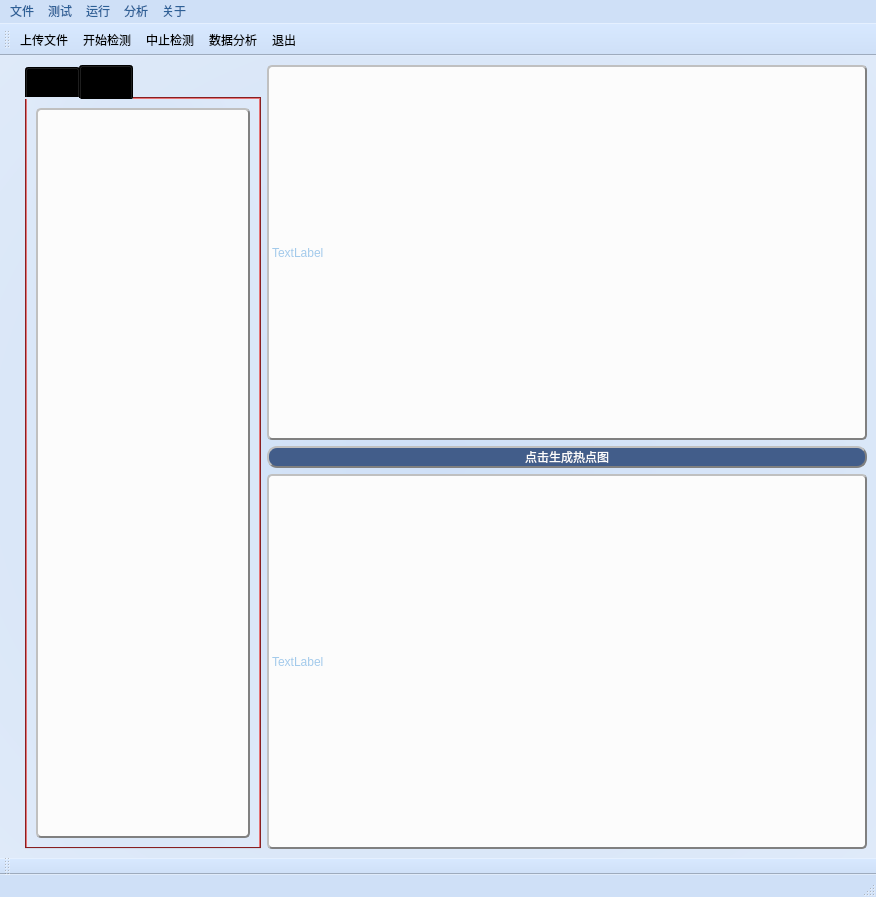
<?xml version="1.0" encoding="UTF-8"?>
<ui version="4.0">
 <class>MainWindow</class>
 <widget class="QMainWindow" name="MainWindow">
  <property name="geometry">
   <rect>
    <x>0</x>
    <y>0</y>
    <width>876</width>
    <height>897</height>
   </rect>
  </property>
  <property name="minimumSize">
   <size>
    <width>0</width>
    <height>0</height>
   </size>
  </property>
  <property name="cursor">
   <cursorShape>ArrowCursor</cursorShape>
  </property>
  <property name="mouseTracking">
   <bool>false</bool>
  </property>
  <property name="tabletTracking">
   <bool>false</bool>
  </property>
  <property name="focusPolicy">
   <enum>Qt::NoFocus</enum>
  </property>
  <property name="contextMenuPolicy">
   <enum>Qt::DefaultContextMenu</enum>
  </property>
  <property name="windowTitle">
   <string>软包装检测</string>
  </property>
  <property name="windowIcon">
   <iconset resource="pic.qrc">
    <normaloff>:/新前缀/165.png</normaloff>:/新前缀/165.png</iconset>
  </property>
  <property name="styleSheet">
   <string notr="true">QMainWindow{
	
	background-color: rgb(207, 224, 247);
	
}</string>
  </property>
  <property name="iconSize">
   <size>
    <width>100</width>
    <height>50</height>
   </size>
  </property>
  <property name="toolButtonStyle">
   <enum>Qt::ToolButtonIconOnly</enum>
  </property>
  <widget class="QWidget" name="centralwidget">
   <property name="styleSheet">
    <string notr="true">QWidget{
	background-color: qradialgradient(spread:pad, cx:0.5, cy:0.5, radius:2, fx:0.5, fy:0.5, stop:0 rgba(207, 224, 247), stop:1 rgba(252, 252, 252, 255));

	
	
}
</string>
   </property>
   <layout class="QHBoxLayout" name="horizontalLayout">
    <item>
     <layout class="QVBoxLayout" name="verticalLayout_4" stretch="0">
      <property name="spacing">
       <number>7</number>
      </property>
      <property name="leftMargin">
       <number>16</number>
      </property>
      <property name="topMargin">
       <number>0</number>
      </property>
      <property name="rightMargin">
       <number>0</number>
      </property>
      <property name="bottomMargin">
       <number>0</number>
      </property>
      <item>
       <widget class="QTabWidget" name="tabWidget">
        <property name="minimumSize">
         <size>
          <width>0</width>
          <height>4</height>
         </size>
        </property>
        <property name="maximumSize">
         <size>
          <width>302</width>
          <height>10000</height>
         </size>
        </property>
        <property name="font">
         <font>
          <family>百度综艺简体</family>
          <pointsize>11</pointsize>
          <weight>50</weight>
          <italic>false</italic>
          <bold>false</bold>
         </font>
        </property>
        <property name="whatsThis">
         <string>&lt;html&gt;&lt;head/&gt;&lt;body&gt;&lt;p&gt;&lt;br/&gt;&lt;/p&gt;&lt;/body&gt;&lt;/html&gt;</string>
        </property>
        <property name="styleSheet">
         <string notr="true">QTabWidget{	
font: 11pt &quot;百度综艺简体&quot;;

	background-color: rgb(190, 43, 46);
border-radius: 1px;
border:1px groove gray;
border-style: outset;
	color: rgb(253, 253, 253);

}</string>
        </property>
        <property name="currentIndex">
         <number>1</number>
        </property>
        <widget class="QWidget" name="tab_zc">
         <attribute name="title">
          <string>正常</string>
         </attribute>
         <layout class="QVBoxLayout" name="verticalLayout_2">
          <item>
           <widget class="QListWidget" name="zc">
            <property name="minimumSize">
             <size>
              <width>200</width>
              <height>0</height>
             </size>
            </property>
            <property name="maximumSize">
             <size>
              <width>300</width>
              <height>10000</height>
             </size>
            </property>
            <property name="styleSheet">
             <string notr="true">QListView{
 font: 11pt &quot;微软雅黑&quot;;
 background-color: rgb(252, 252, 252);
border-radius: 5px;
border:2px groove gray;
border-style: outset;
	color: rgb(0, 0, 0);
}</string>
            </property>
            <property name="defaultDropAction">
             <enum>Qt::MoveAction</enum>
            </property>
            <property name="sortingEnabled">
             <bool>false</bool>
            </property>
           </widget>
          </item>
         </layout>
        </widget>
        <widget class="QWidget" name="tab_yc">
         <attribute name="title">
          <string>异常</string>
         </attribute>
         <layout class="QVBoxLayout" name="verticalLayout">
          <item>
           <widget class="QListWidget" name="yc">
            <property name="styleSheet">
             <string notr="true">QListView{
 font: 11pt &quot;微软雅黑&quot;;
 background-color: rgb(252, 252, 252);
border-radius: 5px;
border:2px groove gray;
border-style: outset;
	color: rgb(0, 0, 0);
}</string>
            </property>
           </widget>
          </item>
         </layout>
        </widget>
       </widget>
      </item>
     </layout>
    </item>
    <item>
     <layout class="QVBoxLayout" name="verticalLayout_3">
      <item>
       <widget class="QLabel" name="label_1">
        <property name="minimumSize">
         <size>
          <width>600</width>
          <height>300</height>
         </size>
        </property>
        <property name="maximumSize">
         <size>
          <width>600</width>
          <height>400</height>
         </size>
        </property>
        <property name="styleSheet">
         <string notr="true">QLabel{
 font: 11pt &quot;微软雅黑&quot;;
 background-color: rgb(252, 252, 252);
border-radius: 5px;
border:2px groove gray;
border-style: outset;
color:rgb(163, 202, 235)
}</string>
        </property>
        <property name="text">
         <string>TextLabel</string>
        </property>
       </widget>
      </item>
      <item>
       <widget class="QPushButton" name="pushButton_2">
        <property name="styleSheet">
         <string notr="true">QPushButton

{
	font: 10pt &quot;百度综艺简体&quot;;
	
	background-color: rgb(66, 93, 138);
border-radius:10px;
border:2px groove gray;
border-style: outset;
	color: rgb(252, 252, 252);
}
</string>
        </property>
        <property name="text">
         <string>点击生成热点图</string>
        </property>
       </widget>
      </item>
      <item>
       <widget class="QLabel" name="label_2">
        <property name="minimumSize">
         <size>
          <width>390</width>
          <height>300</height>
         </size>
        </property>
        <property name="maximumSize">
         <size>
          <width>600</width>
          <height>400</height>
         </size>
        </property>
        <property name="styleSheet">
         <string notr="true">QLabel{
 font: 11pt &quot;微软雅黑&quot;;
 background-color: rgb(252, 252, 252);
border-radius: 5px;
border:2px groove gray;
border-style: outset;
color:rgb(163, 202, 235)
}</string>
        </property>
        <property name="text">
         <string>TextLabel</string>
        </property>
       </widget>
      </item>
     </layout>
    </item>
   </layout>
  </widget>
  <widget class="QMenuBar" name="menubar">
   <property name="geometry">
    <rect>
     <x>0</x>
     <y>0</y>
     <width>876</width>
     <height>26</height>
    </rect>
   </property>
   <property name="contextMenuPolicy">
    <enum>Qt::DefaultContextMenu</enum>
   </property>
   <property name="layoutDirection">
    <enum>Qt::LeftToRight</enum>
   </property>
   <property name="styleSheet">
    <string notr="true">QMenuBar{
	background-color: rgb(207, 224, 247);
	
	color: rgb(45, 96, 151);
}
</string>
   </property>
   <widget class="QMenu" name="menu">
    <property name="styleSheet">
     <string notr="true">QMenu{
		
	font: 10pt &quot;百度综艺简体&quot;;
	
	background-color: rgb(66, 93, 138);
border-radius:3px;
border:2px groove gray;
border-style: outset;
	color: rgb(252, 252, 252);
}</string>
    </property>
    <property name="title">
     <string>文件</string>
    </property>
    <addaction name="upload"/>
    <addaction name="separator"/>
   </widget>
   <widget class="QMenu" name="menu_2">
    <property name="font">
     <font>
      <family>百度综艺简体</family>
      <pointsize>10</pointsize>
      <weight>50</weight>
      <italic>false</italic>
      <bold>false</bold>
     </font>
    </property>
    <property name="styleSheet">
     <string notr="true">QMenu{
	font: 10pt &quot;百度综艺简体&quot;;
	
	background-color: rgb(66, 93, 138);
border-radius:3px;
border:2px groove gray;
border-style: outset;
	color: rgb(252, 252, 252);
}</string>
    </property>
    <property name="title">
     <string>测试</string>
    </property>
   </widget>
   <widget class="QMenu" name="menu_3">
    <property name="font">
     <font>
      <family>百度综艺简体</family>
      <pointsize>10</pointsize>
      <weight>50</weight>
      <italic>false</italic>
      <bold>false</bold>
     </font>
    </property>
    <property name="styleSheet">
     <string notr="true">QMenu{
font: 10pt &quot;百度综艺简体&quot;;
	
	background-color: rgb(66, 93, 138);
border-radius:3px;
border:2px groove gray;
border-style: outset;
	color: rgb(252, 252, 252);
}</string>
    </property>
    <property name="title">
     <string>运行</string>
    </property>
    <addaction name="action1"/>
    <addaction name="action1_2"/>
   </widget>
   <widget class="QMenu" name="menu_4">
    <property name="font">
     <font>
      <family>百度综艺简体</family>
      <pointsize>10</pointsize>
      <weight>50</weight>
      <italic>false</italic>
      <bold>false</bold>
     </font>
    </property>
    <property name="layoutDirection">
     <enum>Qt::LeftToRight</enum>
    </property>
    <property name="styleSheet">
     <string notr="true">QMenu{
	font: 10pt &quot;百度综艺简体&quot;;
	
	background-color: rgb(66, 93, 138);
border-radius:3px;
border:2px groove gray;
border-style: outset;
	color: rgb(252, 252, 252);
}</string>
    </property>
    <property name="title">
     <string>关于</string>
    </property>
    <addaction name="actiontui"/>
    <addaction name="actionban"/>
   </widget>
   <widget class="QMenu" name="menu_5">
    <property name="font">
     <font>
      <family>百度综艺简体</family>
      <pointsize>10</pointsize>
      <weight>50</weight>
      <italic>false</italic>
      <bold>false</bold>
     </font>
    </property>
    <property name="toolTipDuration">
     <number>6</number>
    </property>
    <property name="styleSheet">
     <string notr="true">QMenu{
	font: 10pt &quot;百度综艺简体&quot;;
	
	background-color: rgb(66, 93, 138);
border-radius:3px;
border:2px groove gray;
border-style: outset;
	color: rgb(252, 252, 252);
}</string>
    </property>
    <property name="title">
     <string>分析</string>
    </property>
   </widget>
   <addaction name="menu"/>
   <addaction name="menu_2"/>
   <addaction name="menu_3"/>
   <addaction name="menu_5"/>
   <addaction name="menu_4"/>
  </widget>
  <widget class="QStatusBar" name="statusbar">
   <property name="styleSheet">
    <string notr="true">QStatusBar{
		background-color: rgb(207, 224, 247);
	
}</string>
   </property>
  </widget>
  <widget class="QToolBar" name="toolBar_2">
   <property name="windowTitle">
    <string>toolBar_2</string>
   </property>
   <property name="styleSheet">
    <string notr="true">QToolBar{
	background-color: rgb(207, 224, 247);
	}</string>
   </property>
   <property name="toolButtonStyle">
    <enum>Qt::ToolButtonTextOnly</enum>
   </property>
   <attribute name="toolBarArea">
    <enum>BottomToolBarArea</enum>
   </attribute>
   <attribute name="toolBarBreak">
    <bool>false</bool>
   </attribute>
  </widget>
  <widget class="QToolBar" name="toolBar">
   <property name="mouseTracking">
    <bool>false</bool>
   </property>
   <property name="windowTitle">
    <string>toolBar</string>
   </property>
   <property name="toolTipDuration">
    <number>-1</number>
   </property>
   <property name="layoutDirection">
    <enum>Qt::LeftToRight</enum>
   </property>
   <property name="autoFillBackground">
    <bool>false</bool>
   </property>
   <property name="styleSheet">
    <string notr="true">QToolBar{
	background-color: rgb(207, 224, 247);
	
}</string>
   </property>
   <property name="movable">
    <bool>true</bool>
   </property>
   <property name="allowedAreas">
    <set>Qt::AllToolBarAreas</set>
   </property>
   <property name="orientation">
    <enum>Qt::Horizontal</enum>
   </property>
   <property name="iconSize">
    <size>
     <width>35</width>
     <height>35</height>
    </size>
   </property>
   <property name="toolButtonStyle">
    <enum>Qt::ToolButtonFollowStyle</enum>
   </property>
   <attribute name="toolBarArea">
    <enum>TopToolBarArea</enum>
   </attribute>
   <attribute name="toolBarBreak">
    <bool>false</bool>
   </attribute>
   <addaction name="upload"/>
   <addaction name="action1"/>
   <addaction name="action1_2"/>
   <addaction name="fx"/>
   <addaction name="actiontui"/>
  </widget>
  <action name="upload">
   <property name="icon">
    <iconset resource="pic.qrc">
     <normaloff>:/新前缀/线性上传文件图标.png</normaloff>:/新前缀/线性上传文件图标.png</iconset>
   </property>
   <property name="text">
    <string>上传文件</string>
   </property>
   <property name="iconText">
    <string>上传文件</string>
   </property>
   <property name="font">
    <font>
     <family>百度综艺简体</family>
    </font>
   </property>
  </action>
  <action name="action1">
   <property name="icon">
    <iconset resource="pic.qrc">
     <normaloff>:/新前缀/面性播放.png</normaloff>:/新前缀/面性播放.png</iconset>
   </property>
   <property name="text">
    <string>开始检测</string>
   </property>
  </action>
  <action name="action1_2">
   <property name="checkable">
    <bool>true</bool>
   </property>
   <property name="icon">
    <iconset resource="pic.qrc">
     <normaloff>:/新前缀/未标题-1.png</normaloff>:/新前缀/未标题-1.png</iconset>
   </property>
   <property name="text">
    <string>中止检测</string>
   </property>
  </action>
  <action name="actiontui">
   <property name="icon">
    <iconset resource="pic.qrc">
     <normaloff>:/新前缀/线性搜索图标.png</normaloff>:/新前缀/线性搜索图标.png</iconset>
   </property>
   <property name="text">
    <string>退出</string>
   </property>
  </action>
  <action name="actionban">
   <property name="text">
    <string>版本信息</string>
   </property>
  </action>
  <action name="fx">
   <property name="icon">
    <iconset resource="pic.qrc">
     <normaloff>:/新前缀/线性电子技术图标.png</normaloff>:/新前缀/线性电子技术图标.png</iconset>
   </property>
   <property name="text">
    <string>数据分析</string>
   </property>
  </action>
 </widget>
 <resources>
  <include location="pic.qrc"/>
 </resources>
 <connections/>
</ui>
